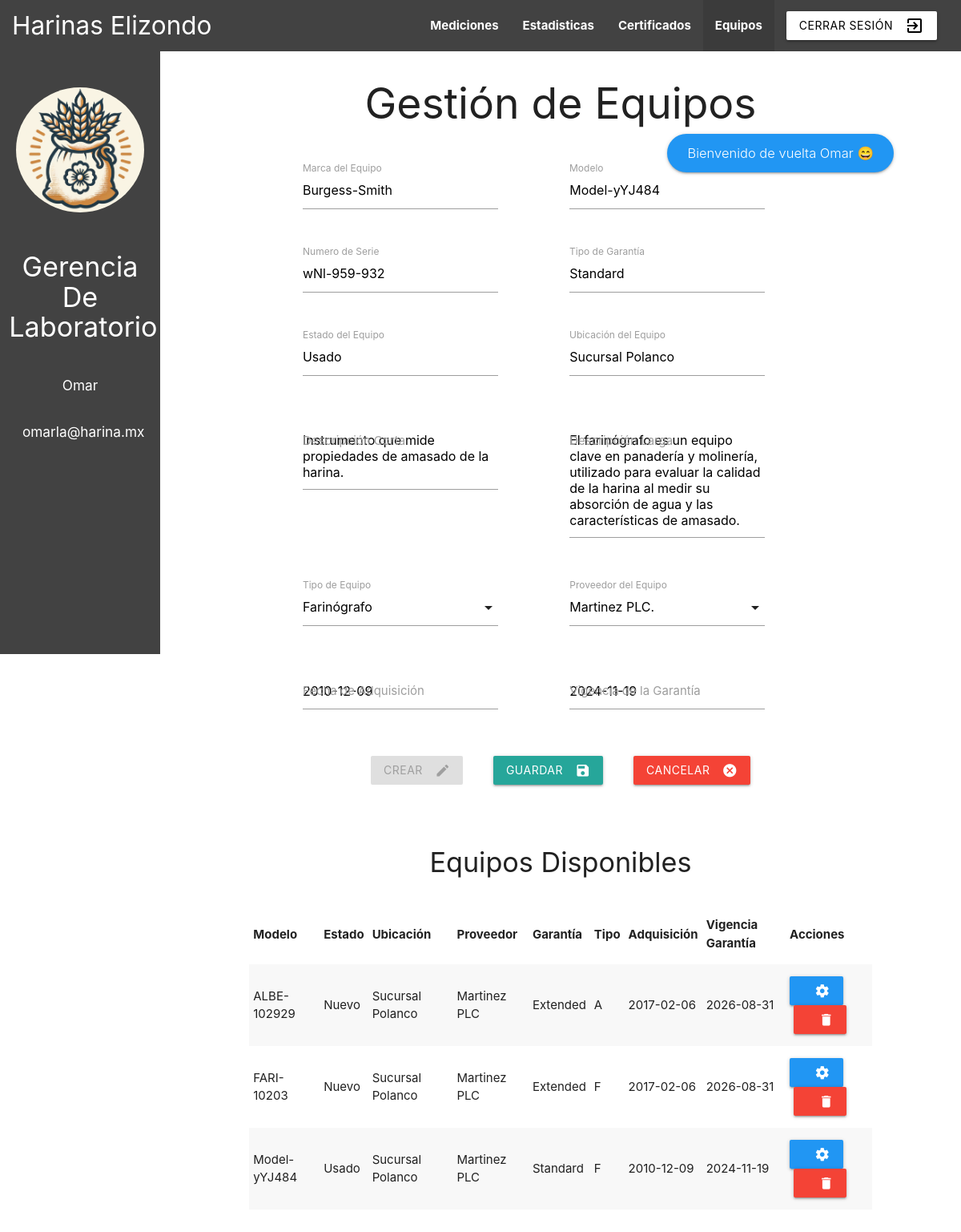
Screenshot of /dashboard.php?view=equipos&equipo_id=4 (signed in) with the database file from the repository.
### tables this page shows
CREATE TABLE `rol` (
  `id_rol` int(11) NOT NULL,
  `rol` varchar(50) NOT NULL,
  `color` varchar(50) NOT NULL
);

CREATE TABLE `equipo` (
  `id_equipo` int(11) NOT NULL,
  `des_larga` varchar(300) NOT NULL,
  `des_corta` varchar(100) NOT NULL,
  `marca` varchar(50) NOT NULL,
  `modelo` varchar(100) NOT NULL,
  `serie` varchar(100) NOT NULL,
  `id_tipo` int(11) DEFAULT NULL,
  `id_proveedor` int(11) DEFAULT NULL,
  `f_adquisicion` varchar(100) NOT NULL,
  `garantia_tipo` varchar(100) NOT NULL,
  `estado` varchar(100) NOT NULL,
  `ubicacion` varchar(100) NOT NULL,
  `garantia_vigencia` varchar(100) NOT NULL
);

CREATE TABLE `proveedor` (
  `id_proveedor` int(11) NOT NULL,
  `nombre` varchar(100) NOT NULL,
  `correo` varchar(100) NOT NULL,
  `sitio_web` varchar(200) DEFAULT NULL,
  `f_inicio_relacion` varchar(100) NOT NULL,
  `estado` varchar(20) NOT NULL
);

CREATE TABLE `tipo` (
  `id_tipo` int(11) NOT NULL,
  `tipo` varchar(50) NOT NULL
);

### actions/db.php (called while the page is built, shortened)
<?php
function query ($conn, $q) {
    return $conn->query($q);
}
?>

### views/equipos.php (the view, shortened to what this page needs)
<?php
	$result_equipo = query($conn, "SELECT equipo.id_equipo, equipo.des_larga, equipo.des_corta, equipo.marca, equipo.modelo, equipo.serie,
		proveedor.nombre AS proveedor, tipo.tipo AS tipo, equipo.f_adquisicion, equipo.garantia_tipo,
		equipo.estado, equipo.ubicacion, equipo.garantia_vigencia
		FROM equipo
		JOIN proveedor ON equipo.id_proveedor = proveedor.id_proveedor
		JOIN tipo ON equipo.id_tipo = tipo.id_tipo;");
	$update_mode = isset($_GET['equipo_id']);
	$update = "";
	if ($update_mode) {
		$equipo_update = query($conn, "SELECT * FROM equipo WHERE id_equipo=".$_GET['equipo_id'].";");
		$update = $equipo_update->fetch_assoc();
	}
?>
<div class="col s12">
	<div class="row center-align">
		<h2>Gestión de Equipos</h2>
	</div>
	<div class="row">
		<form class="col s12" method="POST" action="actions/equipos.php<?php echo $update_mode ? "?equipo_update_id=".$_GET['equipo_id'] : "" ?>">
			<div class="row">
				<div class="input-field col s4 offset-s1">
					<input id="marca" type="text" class="validate" name="marca" value="<?php echo $update_mode ? $update['marca'] : ""; ?>">
					<label for="marca">Marca del Equipo</label>
		        </div>
		        <div class="input-field col s4 offset-s1">
					<input id="modelo" type="text" class="validate" name="modelo" value="<?php echo $update_mode ? $update['modelo'] : ""; ?>">
					<label for="modelo">Modelo</label>
		        </div>
		    </div>
			<div class="row">
				<div class="input-field col s4 offset-s1">
					<input id="serie" type="text" class="validate" name="serie" value="<?php echo $update_mode ? $update['serie'] : ""; ?>">
					<label for="serie">Numero de Serie</label>
		        </div>
		        <div class="input-field col s4 offset-s1">
					<input id="garantia" type="text" class="validate" name="garantia_tipo" value="<?php echo $update_mode ? $update['garantia_tipo'] : ""; ?>">
					<label for="garantia">Tipo de Garantía</label>
		        </div>
		    </div>
			<div class="row">
				<div class="input-field col s4 offset-s1">
					<input id="estado" type="text" class="validate" name="estado" value="<?php echo $update_mode ? $update['estado'] : ""; ?>">
					<label for="estado">Estado del Equipo</label>
		        </div>
		        <div class="input-field col s4 offset-s1">
					<input id="ubicacion" type="text" class="validate" name="ubicacion" value="<?php echo $update_mode ? $update['ubicacion'] : ""; ?>">
					<label for="ubicacion">Ubicación del Equipo</label>
		        </div>
		    </div>
			<div class="row">
				<div class="input-field col s4 offset-s1">
					<textarea id="textarea-corta" class="materialize-textarea" name="des_corta"></textarea>
					<label for="textarea-corta">Descripción Corta</label>
		        </div>
		        <div class="input-field col s4 offset-s1">
					<textarea id="textarea-larga" class="materialize-textarea" name="des_larga"></textarea>
					<label for="textarea-larga">Descripción Larga</label>
		        </div>
		    </div>
		    <div class="row">
			    <div class="input-field col s4 offset-s1">
					<label>Tipo de Equipo</label>
				</div>
				<div class="input-field col s4 offset-s1">
					<label>Proveedor del Equipo</label>
				</div>
			</div>
			<div class="row">
				<div class="input-field col s4 offset-s1">
		    		<input name="f_adquisicion" type="text" class="datepicker" id="datepicker-adquisicion">
		    		<label for="datepicker-adquisicion">Fecha de Adquisición</label>
				</div>
				<div class="input-field col s4 offset-s1">
		    		<input name="garantia_vigencia" type="text" class="datepicker" id="datepicker-garantia">
		    		<label for="datepicker-garantia">Vigencia de la Garantía</label>
				</div>
			</div>
			<div class="row">
				<div class="input-field col s10 offset-s1">
					<div class="row center-align">
						<button class="waves-effect waves-light btn" name="action" type="submit" value="create" <?php echo $update_mode ? "disabled" : ""; ?>>
							<i class="material-icons right">create</i>Crear
						</button>
						<button class="margin-left waves-effect waves-light btn" name="action" value="update" type="submit" <?php echo $update_mode ? "" : "disabled"; ?>>
							<i class="material-icons right">save</i>Guardar
						</button>
						<a href="dashboard.php?view=equipos" class=" margin-left waves-effect waves-light btn red" <?php echo $update_mode ? "" : "disabled"; ?>>
							<i class="material-icons right">cancel</i>Cancelar
						</a>
					</div>
				</div>
			</div>
		</form>
	</div>
	<div class="row center-align">
		<h4>Equipos Disponibles</h4>
	</div>
	<div class="row">
		<div class="col s12">
			<table class="striped">
				<thead>
					<tr>
						<th>Modelo</th>
						<th>Estado</th>
						<th>Ubicación</th>
						<th>Proveedor</th>
						<th>Garantía</th>
						<th>Tipo</th>
						<th>Adquisición</th>
						<th>Vigencia Garantía</th>
						<th>Acciones</th>
					</tr>
				</thead>
				<tbody>
					<?php
						while ($row = $result_equipo->fetch_assoc()) {
							echo "<tr>";
							echo "<td>".$row['modelo']."</td>";
							echo "<td>".$row['estado']."</td>";
							echo "<td>".$row['ubicacion']."</td>";
							echo "<td>".$row['proveedor']."</td>";
							echo "<td>".$row['garantia_tipo']."</td>";
							echo "<td>".$row['tipo']."</td>";
							echo "<td>".$row['f_adquisicion']."</td>";
							echo "<td>".$row['garantia_vigencia']."</td>";
							echo "<td>";
							echo "<a class=\"blue waves-effect waves-light btn\" href=\"?view=equipos&equipo_id=".$row["id_equipo"]."\"><i class=\"material-icons right\">settings</i></a>";
							echo "<a class=\"red margin-left waves-effect waves-light btn\" href=\"actions/equipos.php?equipo_delete_id=".$row["id_equipo"]."\"><i class=\"material-icons right\">delete</i></a>";
							echo "</td>";
							echo "</tr>";
						}
					?>
				</tbody>
			</table>
		</div>
	</div>
</div>

### components/sidebar.php
<div class="sidebar col s2 <?php echo $role['color']; ?>">
	<div class="row">
		<img class="img-sidebar" src="assets/icon.png">
	</div>
	<div class="row">
		<div class="col s12 center-align">
			<h4 class="white-text title"><?php echo $role['rol']; ?></h4>
		</div>
	</div>
	<div class="row">
		<div class="col s10 offset-s1 center-align">
			<h6 class="white-text"><?php echo $_SESSION['nombre']; ?></h6>
		</div>
	</div>
	<div class="row">
		<div class="col s10 offset-s1 center-align">
			<h6 class="white-text"><?php echo $_SESSION['correo']; ?></h6>
		</div>
	</div>
</div>

### dashboard.php (style rules this page uses)
.title { text-transform: capitalize; }
.img-sidebar { width: 80%; border-radius: 100%; margin-left: 10%; margin-top: 3rem; }
.sidebar { height: 94vh; position: fixed; }

### views/equipos.php (style rules this page uses)
.margin-left { margin-left: 5%; }

### rows the page displays
rol: rol "Gerencia De Laboratorio"
equipo: marca "Burgess-Smith", modelo "Model-yYJ484", serie "wNl-959-932", garantia_tipo "Standard", estado "Usado", ubicacion "Sucursal Polanco", id_proveedor.nombre "Martinez PLC", id_tipo.tipo "F", f_adquisicion "2010-12-09", garantia_vigencia "2024-11-19"
equipo: modelo "ALBE-102929", estado "Nuevo", ubicacion "Sucursal Polanco", id_proveedor.nombre "Martinez PLC", garantia_tipo "Extended", id_tipo.tipo "A", f_adquisicion "2017-02-06", garantia_vigencia "2026-08-31"
equipo: modelo "FARI-10203", estado "Nuevo", ubicacion "Sucursal Polanco", id_proveedor.nombre "Martinez PLC", garantia_tipo "Extended", id_tipo.tipo "F", f_adquisicion "2017-02-06", garantia_vigencia "2026-08-31"

### other values shown
$view "Mediciones"
$view "Estadisticas"
$view "Certificados"
$view "Equipos"
$_SESSION['nombre'] "Omar"
$_SESSION['correo'] "omarla@harina.mx"
